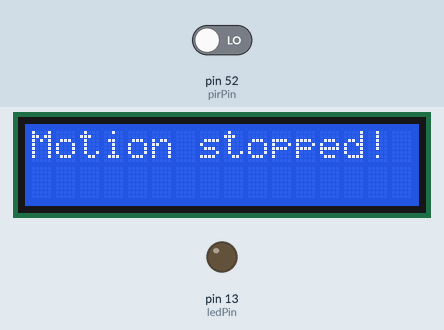
The sketch below on a simulated Arduino Mega 2560, built with avr-gcc and run on an emulated ATmega2560. Parts: 16×2 character LCD, output pins drawn as LEDs (lit = HIGH). The test bench sets the inputs (shaded band); at power-on: pin 52 (pirPin) LOW. What the sketch prints to the serial monitor is not drawn.

Above: at 1.2 s.
1.3 s: pin 52 (pirPin) driven HIGH
At 1.9 s:
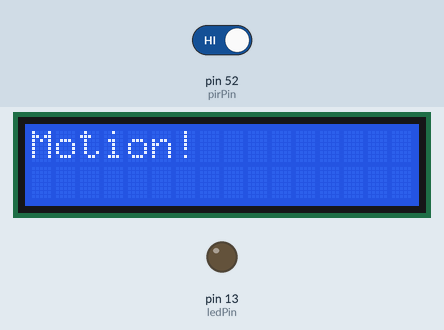
3.5 s: pin 52 (pirPin) driven LOW
At 3.9 s:
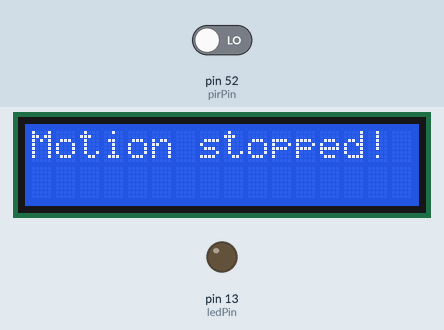
Timing chart, 0 to 6.5 s (numbered marks = the images above; inputs shaded):
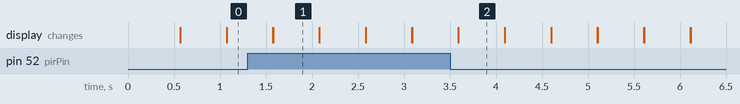

Measured:
- after the input at 1.3 s, the display: first differs from a run without the input after 0.28 s (image 1)
- after the input at 3.5 s, the display: first differs from a run without the input after 0.09 s (image 2)
- what the display in image 1 shows lasts 0.5 s, from 1.6 s to 2.1 s

The sketch:

lcd_motion_detector.ino
```cpp
    #include <LiquidCrystal.h>

    /////////////////////////////////////////////////////////////////
   //             Arduino PIR sensor Tutorial           v1.00     //
  //       Get the latest version of the code here:              //
 //      http://educ8s.tv/arduino-pir-sensor-tutorial           //
/////////////////////////////////////////////////////////////////


#include <LiquidCrystal.h>


const int rs = 12, en = 11, d4 = 5, d5 = 4, d6 = 3, d7 = 7; // pins for the lcd from left to right
LiquidCrystal lcd(rs, en, d4, d5, d6, d7); // writting the pins to lcd

int ledPin = 13;
int pirPin = 52;
int val = 0;

void setup()
{
  pinMode (ledPin,OUTPUT);
  pinMode (pirPin, INPUT);
  Serial.begin(9600);        // initialize serial
  lcd.begin(16, 2);          // sets the lcd varible
}

void loop ()
{
  val = digitalRead(pirPin);
  digitalWrite(ledPin,val);

if (val == 1){

  digitalWrite(ledPin,LOW);
  lcd.setCursor(0, 0);
  Serial.println("Motion!");
  lcd.print("Motion!");
  delay(500);
}

else {

   lcd.setCursor(0, 0);
      Serial.println("Motion stopped!");
      lcd.print("Motion stopped!");
      delay(500);
}
lcd.clear();
}
```
